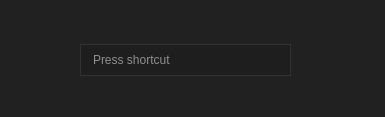
<?xml version="1.0" encoding="UTF-8"?>
<ui version="4.0">
 <class>keyDefine</class>
 <widget class="QWidget" name="keyDefine">
  <property name="geometry">
   <rect>
    <x>0</x>
    <y>0</y>
    <width>385</width>
    <height>117</height>
   </rect>
  </property>
  <property name="windowTitle">
   <string>Form</string>
  </property>
  <property name="styleSheet">
   <string notr="true">background-color: rgb(33, 33, 33);</string>
  </property>
  <widget class="QKeySequenceEdit" name="keySequenceEdit">
   <property name="geometry">
    <rect>
     <x>80</x>
     <y>40</y>
     <width>211</width>
     <height>40</height>
    </rect>
   </property>
   <property name="styleSheet">
    <string notr="true">QLineEdit
{
	color: rgb(255, 255, 255);
	background-color: rgb(30, 30, 30);
	border:1px solid rgb(50,50,50);
	padding-left:10px;
	height:30px;
}
QLineEdit:hover
{
	border:1px solid rgb(255,200,0);
}

QLineEdit:selected:active
{
border:1px solid rgb(255,200,0);
}

QLineEdit:!enabled{
	color: rgb(100, 100, 100)
}

</string>
   </property>
  </widget>
 </widget>
 <resources/>
 <connections/>
</ui>
